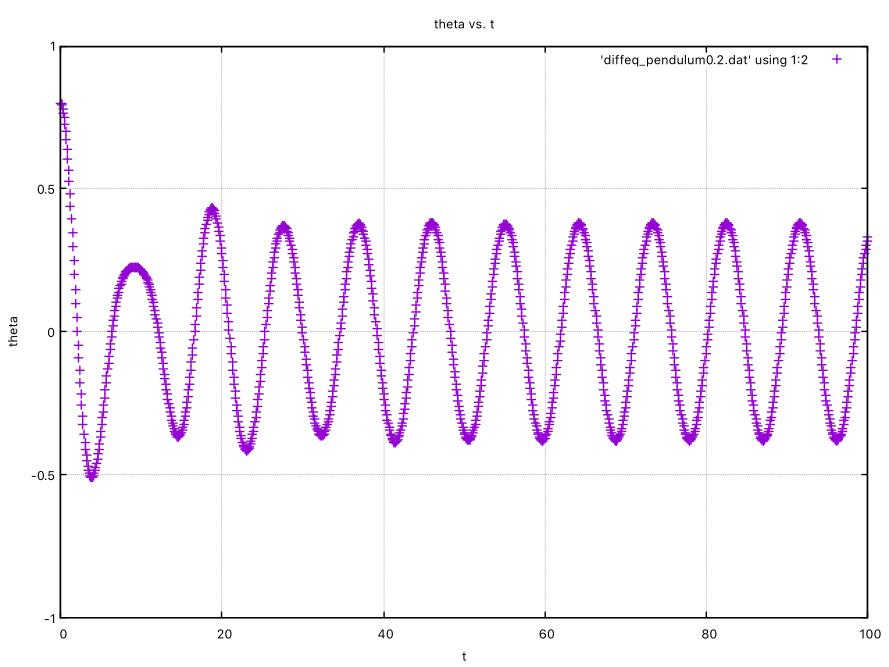

Reproduce this figure in gnuplot.
set xlabel 't'
set ylabel 'theta'

set xrange [0:100]
set yrange [-1:1]

set title 'theta vs. t'
set grid

plot 'diffeq_pendulum0.2.dat' using 1:2
